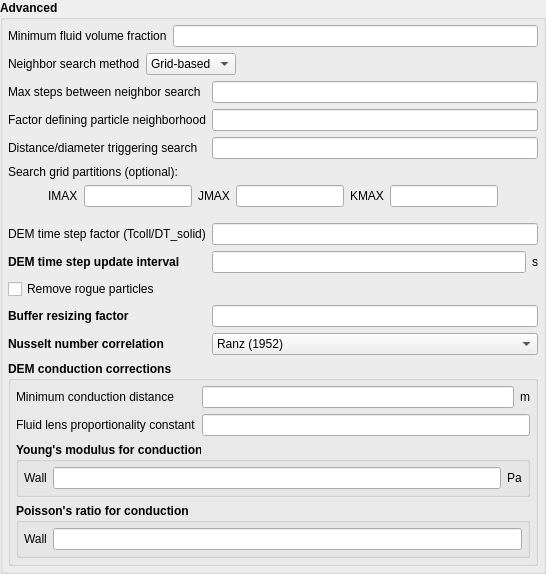
            <widget class="QGroupBox" name="groupbox_dem_advanced">
             <property name="font">
              <font>
               <weight>75</weight>
               <bold>true</bold>
              </font>
             </property>
             <property name="title">
              <string>Advanced</string>
             </property>
             <property name="flat">
              <bool>true</bool>
             </property>
             <layout class="QGridLayout" name="gridLayout_5">
              <property name="leftMargin">
               <number>5</number>
              </property>
              <property name="topMargin">
               <number>5</number>
              </property>
              <property name="rightMargin">
               <number>5</number>
              </property>
              <property name="bottomMargin">
               <number>5</number>
              </property>
              <item row="5" column="0" colspan="3">
               <widget class="QWidget" name="frame_ijkmax" native="true">
                <property name="font">
                 <font>
                  <weight>50</weight>
                  <bold>false</bold>
                 </font>
                </property>
                <layout class="QHBoxLayout" name="horizontalLayout_23">
                 <property name="leftMargin">
                  <number>0</number>
                 </property>
                 <property name="topMargin">
                  <number>0</number>
                 </property>
                 <property name="rightMargin">
                  <number>0</number>
                 </property>
                 <property name="bottomMargin">
                  <number>10</number>
                 </property>
                 <item>
                  <spacer name="horizontalSpacer_2">
                   <property name="orientation">
                    <enum>Qt::Horizontal</enum>
                   </property>
                   <property name="sizeHint" stdset="0">
                    <size>
                     <width>40</width>
                     <height>20</height>
                    </size>
                   </property>
                  </spacer>
                 </item>
                 <item>
                  <widget class="QLabel" name="label_desgridsearch_imax">
                   <property name="font">
                    <font>
                     <weight>50</weight>
                     <bold>false</bold>
                    </font>
                   </property>
                   <property name="text">
                    <string>IMAX</string>
                   </property>
                  </widget>
                 </item>
                 <item>
                  <widget class="LineEdit" name="lineedit_keyword_desgridsearch_imax">
                   <property name="font">
                    <font>
                     <weight>50</weight>
                     <bold>false</bold>
                    </font>
                   </property>
                  </widget>
                 </item>
                 <item>
                  <widget class="QLabel" name="label_desgridsearch_jmax">
                   <property name="font">
                    <font>
                     <weight>50</weight>
                     <bold>false</bold>
                    </font>
                   </property>
                   <property name="text">
                    <string>JMAX</string>
                   </property>
                  </widget>
                 </item>
                 <item>
                  <widget class="LineEdit" name="lineedit_keyword_desgridsearch_jmax">
                   <property name="font">
                    <font>
                     <weight>50</weight>
                     <bold>false</bold>
                    </font>
                   </property>
                  </widget>
                 </item>
                 <item>
                  <widget class="QLabel" name="label_desgridsearch_kmax">
                   <property name="font">
                    <font>
                     <weight>50</weight>
                     <bold>false</bold>
                    </font>
                   </property>
                   <property name="text">
                    <string>KMAX</string>
                   </property>
                  </widget>
                 </item>
                 <item>
                  <widget class="LineEdit" name="lineedit_keyword_desgridsearch_kmax">
                   <property name="font">
                    <font>
                     <weight>50</weight>
                     <bold>false</bold>
                    </font>
                   </property>
                  </widget>
                 </item>
                 <item>
                  <spacer name="horizontalSpacer_3">
                   <property name="orientation">
                    <enum>Qt::Horizontal</enum>
                   </property>
                   <property name="sizeHint" stdset="0">
                    <size>
                     <width>40</width>
                     <height>20</height>
                    </size>
                   </property>
                  </spacer>
                 </item>
                </layout>
               </widget>
              </item>
              <item row="10" column="1" colspan="2">
               <widget class="ComboBox" name="combobox_des_conv_corr">
                <property name="font">
                 <font>
                  <weight>50</weight>
                  <bold>false</bold>
                 </font>
                </property>
                <item>
                 <property name="text">
                  <string>Ranz (1952)</string>
                 </property>
                </item>
                <item>
                 <property name="text">
                  <string>Wakao</string>
                 </property>
                </item>
                <item>
                 <property name="text">
                  <string>Gunn</string>
                 </property>
                </item>
                <item>
                 <property name="text">
                  <string>Tavassoli</string>
                 </property>
                </item>
               </widget>
              </item>
              <item row="2" column="0" colspan="3">
               <layout class="QGridLayout" name="gridLayout_14">
                <item row="0" column="0">
                 <widget class="QLabel" name="label_neighbor_search_n">
                  <property name="font">
                   <font>
                    <weight>50</weight>
                    <bold>false</bold>
                   </font>
                  </property>
                  <property name="text">
                   <string>Max steps between neighbor search</string>
                  </property>
                 </widget>
                </item>
                <item row="0" column="1">
                 <widget class="LineEdit" name="lineedit_keyword_neighbor_search_n">
                  <property name="font">
                   <font>
                    <weight>50</weight>
                    <bold>false</bold>
                   </font>
                  </property>
                 </widget>
                </item>
                <item row="1" column="0">
                 <widget class="QLabel" name="label_factor_rlm">
                  <property name="font">
                   <font>
                    <weight>50</weight>
                    <bold>false</bold>
                   </font>
                  </property>
                  <property name="text">
                   <string>Factor defining particle neighborhood</string>
                  </property>
                 </widget>
                </item>
                <item row="1" column="1">
                 <widget class="LineEdit" name="lineedit_keyword_factor_rlm">
                  <property name="font">
                   <font>
                    <weight>50</weight>
                    <bold>false</bold>
                   </font>
                  </property>
                 </widget>
                </item>
                <item row="2" column="0">
                 <widget class="QLabel" name="label_neighbor_search_rad_ratio">
                  <property name="font">
                   <font>
                    <weight>50</weight>
                    <bold>false</bold>
                   </font>
                  </property>
                  <property name="text">
                   <string>Distance/diameter triggering search</string>
                  </property>
                 </widget>
                </item>
                <item row="2" column="1">
                 <widget class="LineEdit" name="lineedit_keyword_neighbor_search_rad_ratio">
                  <property name="font">
                   <font>
                    <weight>50</weight>
                    <bold>false</bold>
                   </font>
                  </property>
                 </widget>
                </item>
               </layout>
              </item>
              <item row="7" column="2">
               <widget class="QLabel" name="label_dtsolid_update_dt_units">
                <property name="font">
                 <font>
                  <weight>50</weight>
                  <bold>false</bold>
                 </font>
                </property>
                <property name="text">
                 <string>s</string>
                </property>
               </widget>
              </item>
              <item row="8" column="0" colspan="2">
               <widget class="CheckBox" name="checkbox_keyword_remove_rogue_particles">
                <property name="font">
                 <font>
                  <weight>50</weight>
                  <bold>false</bold>
                 </font>
                </property>
                <property name="text">
                 <string>Remove rogue particles</string>
                </property>
               </widget>
              </item>
              <item row="1" column="0" colspan="3">
               <layout class="QHBoxLayout" name="horizontalLayout_4">
                <item>
                 <widget class="QLabel" name="label_des_neighbor_search">
                  <property name="font">
                   <font>
                    <weight>50</weight>
                    <bold>false</bold>
                   </font>
                  </property>
                  <property name="text">
                   <string>Neighbor search method</string>
                  </property>
                 </widget>
                </item>
                <item>
                 <widget class="ComboBox" name="combobox_des_neighbor_search">
                  <property name="font">
                   <font>
                    <weight>50</weight>
                    <bold>false</bold>
                   </font>
                  </property>
                  <item>
                   <property name="text">
                    <string>Grid-based</string>
                   </property>
                  </item>
                  <item>
                   <property name="text">
                    <string>N-square</string>
                   </property>
                  </item>
                 </widget>
                </item>
                <item>
                 <spacer name="horizontalSpacer_5">
                  <property name="orientation">
                   <enum>Qt::Horizontal</enum>
                  </property>
                  <property name="sizeHint" stdset="0">
                   <size>
                    <width>40</width>
                    <height>20</height>
                   </size>
                  </property>
                 </spacer>
                </item>
               </layout>
              </item>
              <item row="6" column="0">
               <widget class="QLabel" name="label_dtsolid_factor">
                <property name="font">
                 <font>
                  <weight>50</weight>
                  <bold>false</bold>
                 </font>
                </property>
                <property name="text">
                 <string>DEM time step factor (Tcoll/DT_solid)</string>
                </property>
               </widget>
              </item>
              <item row="4" column="0">
               <widget class="QLabel" name="label_search_grid_partitions">
                <property name="font">
                 <font>
                  <weight>50</weight>
                  <bold>false</bold>
                 </font>
                </property>
                <property name="text">
                 <string>Search grid partitions (optional):</string>
                </property>
               </widget>
              </item>
              <item row="7" column="1">
               <widget class="LineEdit" name="lineedit_keyword_dtsolid_update_dt"/>
              </item>
              <item row="7" column="0">
               <widget class="QLabel" name="label_dtsolid_update_dt">
                <property name="text">
                 <string>DEM time step update interval</string>
                </property>
               </widget>
              </item>
              <item row="0" column="0" colspan="3">
               <layout class="QGridLayout" name="gridLayout_4">
                <item row="0" column="0">
                 <widget class="QLabel" name="label_ep_star_3">
                  <property name="font">
                   <font>
                    <weight>50</weight>
                    <bold>false</bold>
                   </font>
                  </property>
                  <property name="text">
                   <string>Minimum fluid volume fraction</string>
                  </property>
                 </widget>
                </item>
                <item row="0" column="1">
                 <widget class="LineEdit" name="lineedit_keyword_ep_star_3">
                  <property name="font">
                   <font>
                    <weight>50</weight>
                    <bold>false</bold>
                   </font>
                  </property>
                 </widget>
                </item>
               </layout>
              </item>
              <item row="6" column="1" colspan="2">
               <widget class="LineEdit" name="lineedit_keyword_dtsolid_factor"/>
              </item>
              <item row="13" column="0" colspan="3">
               <widget class="QGroupBox" name="groupbox_des_corrections">
                <property name="font">
                 <font>
                  <weight>75</weight>
                  <bold>true</bold>
                 </font>
                </property>
                <property name="title">
                 <string>DEM conduction corrections</string>
                </property>
                <property name="flat">
                 <bool>true</bool>
                </property>
                <property name="" stdset="0">
                 <font>
                  <weight>50</weight>
                  <bold>false</bold>
                 </font>
                </property>
                <layout class="QGridLayout" name="gridLayout_25" columnstretch="0,0,0">
                 <property name="leftMargin">
                  <number>5</number>
                 </property>
                 <property name="topMargin">
                  <number>5</number>
                 </property>
                 <property name="rightMargin">
                  <number>5</number>
                 </property>
                 <property name="bottomMargin">
                  <number>5</number>
                 </property>
                 <item row="0" column="2">
                  <widget class="QLabel" name="label_des_min_cond_dist_units">
                   <property name="maximumSize">
                    <size>
                     <width>15</width>
                     <height>16777215</height>
                    </size>
                   </property>
                   <property name="font">
                    <font>
                     <weight>50</weight>
                     <bold>false</bold>
                    </font>
                   </property>
                   <property name="text">
                    <string>m</string>
                   </property>
                  </widget>
                 </item>
                 <item row="0" column="0">
                  <widget class="QLabel" name="label_des_min_cond_dist">
                   <property name="font">
                    <font>
                     <weight>50</weight>
                     <bold>false</bold>
                    </font>
                   </property>
                   <property name="text">
                    <string>Minimum conduction distance</string>
                   </property>
                  </widget>
                 </item>
                 <item row="0" column="1">
                  <widget class="LineEdit" name="lineedit_keyword_des_min_cond_dist">
                   <property name="font">
                    <font>
                     <weight>50</weight>
                     <bold>false</bold>
                    </font>
                   </property>
                  </widget>
                 </item>
                 <item row="1" column="0">
                  <widget class="QLabel" name="label_flpc">
                   <property name="font">
                    <font>
                     <weight>50</weight>
                     <bold>false</bold>
                    </font>
                   </property>
                   <property name="text">
                    <string>Fluid lens proportionality constant</string>
                   </property>
                  </widget>
                 </item>
                 <item row="1" column="1" colspan="2">
                  <widget class="LineEdit" name="lineedit_keyword_flpc">
                   <property name="font">
                    <font>
                     <weight>50</weight>
                     <bold>false</bold>
                    </font>
                   </property>
                  </widget>
                 </item>
                 <item row="2" column="0" colspan="3">
                  <widget class="QGroupBox" name="groupbox_young_actual">
                   <property name="font">
                    <font>
                     <weight>75</weight>
                     <bold>true</bold>
                    </font>
                   </property>
                   <property name="title">
                    <string>Young's modulus for conduction</string>
                   </property>
                   <property name="flat">
                    <bool>true</bool>
                   </property>
                   <property name="" stdset="0">
                    <font>
                     <weight>50</weight>
                     <bold>false</bold>
                    </font>
                   </property>
                   <layout class="QGridLayout" name="gridLayout_26" columnstretch="0,0,0">
                    <property name="leftMargin">
                     <number>5</number>
                    </property>
                    <property name="topMargin">
                     <number>5</number>
                    </property>
                    <property name="rightMargin">
                     <number>5</number>
                    </property>
                    <property name="bottomMargin">
                     <number>5</number>
                    </property>
                    <item row="0" column="1">
                     <widget class="LineEdit" name="lineedit_keyword_ew_young_actual">
                      <property name="font">
                       <font>
                        <weight>50</weight>
                        <bold>false</bold>
                       </font>
                      </property>
                     </widget>
                    </item>
                    <item row="0" column="2">
                     <widget class="QLabel" name="label_ew_young_actual_units">
                      <property name="font">
                       <font>
                        <weight>50</weight>
                        <bold>false</bold>
                       </font>
                      </property>
                      <property name="text">
                       <string>Pa</string>
                      </property>
                     </widget>
                    </item>
                    <item row="0" column="0">
                     <widget class="QLabel" name="label_ew_young_actual">
                      <property name="font">
                       <font>
                        <weight>50</weight>
                        <bold>false</bold>
                       </font>
                      </property>
                      <property name="text">
                       <string>Wall</string>
                      </property>
                     </widget>
                    </item>
                   </layout>
                  </widget>
                 </item>
                 <item row="3" column="0" colspan="3">
                  <widget class="QGroupBox" name="groupbox_poisson_actual">
                   <property name="font">
                    <font>
                     <weight>75</weight>
                     <bold>true</bold>
                    </font>
                   </property>
                   <property name="title">
                    <string>Poisson's ratio for conduction</string>
                   </property>
                   <property name="flat">
                    <bool>true</bool>
                   </property>
                   <property name="" stdset="0">
                    <font>
                     <weight>50</weight>
                     <bold>false</bold>
                    </font>
                   </property>
                   <layout class="QGridLayout" name="gridLayout_27" columnstretch="0,1">
                    <property name="leftMargin">
                     <number>5</number>
                    </property>
                    <property name="topMargin">
                     <number>5</number>
                    </property>
                    <property name="rightMargin">
                     <number>5</number>
                    </property>
                    <property name="bottomMargin">
                     <number>5</number>
                    </property>
                    <item row="0" column="0">
                     <widget class="QLabel" name="label_vw_poisson_actual">
                      <property name="font">
                       <font>
                        <weight>50</weight>
                        <bold>false</bold>
                       </font>
                      </property>
                      <property name="text">
                       <string>Wall</string>
                      </property>
                     </widget>
                    </item>
                    <item row="0" column="1">
                     <widget class="LineEdit" name="lineedit_keyword_vw_poisson_actual">
                      <property name="font">
                       <font>
                        <weight>50</weight>
                        <bold>false</bold>
                       </font>
                      </property>
                     </widget>
                    </item>
                   </layout>
                  </widget>
                 </item>
                </layout>
               </widget>
              </item>
              <item row="10" column="0">
               <widget class="QLabel" name="label_des_conv_corr">
                <property name="text">
                 <string>Nusselt number correlation</string>
                </property>
               </widget>
              </item>
              <item row="9" column="0">
               <widget class="QLabel" name="label_des_buff_resize_factor">
                <property name="text">
                 <string>Buffer resizing factor</string>
                </property>
               </widget>
              </item>
              <item row="9" column="1" colspan="2">
               <widget class="LineEdit" name="lineedit_keyword_des_buff_resize_factor"/>
              </item>
             </layout>
            </widget>
